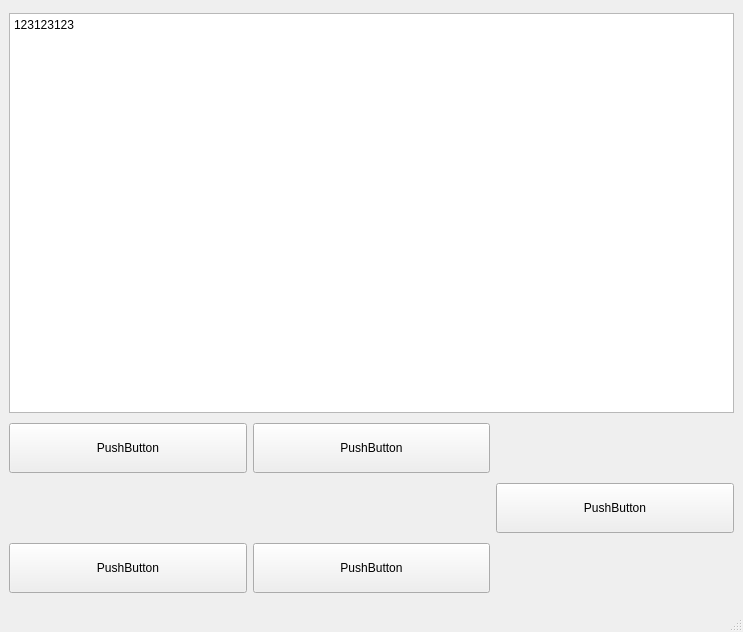
<?xml version="1.0" encoding="UTF-8"?>
<ui version="4.0">
 <class>MainWindow</class>
 <widget class="QMainWindow" name="MainWindow">
  <property name="geometry">
   <rect>
    <x>0</x>
    <y>0</y>
    <width>743</width>
    <height>632</height>
   </rect>
  </property>
  <property name="windowTitle">
   <string>MainWindow</string>
  </property>
  <widget class="QWidget" name="centralwidget">
   <layout class="QGridLayout" name="gridLayout">
    <item row="1" column="0">
     <widget class="QPushButton" name="pushButton">
      <property name="maximumSize">
       <size>
        <width>800</width>
        <height>50</height>
       </size>
      </property>
      <property name="text">
       <string>PushButton</string>
      </property>
     </widget>
    </item>
    <item row="4" column="1">
     <widget class="QPushButton" name="pushButton_4">
      <property name="maximumSize">
       <size>
        <width>800</width>
        <height>50</height>
       </size>
      </property>
      <property name="text">
       <string>PushButton</string>
      </property>
     </widget>
    </item>
    <item row="4" column="0">
     <widget class="QPushButton" name="pushButton_2">
      <property name="maximumSize">
       <size>
        <width>800</width>
        <height>50</height>
       </size>
      </property>
      <property name="text">
       <string>PushButton</string>
      </property>
     </widget>
    </item>
    <item row="1" column="1">
     <widget class="QPushButton" name="pushButton_3">
      <property name="maximumSize">
       <size>
        <width>800</width>
        <height>50</height>
       </size>
      </property>
      <property name="text">
       <string>PushButton</string>
      </property>
     </widget>
    </item>
    <item row="0" column="0" colspan="3">
     <widget class="QTextBrowser" name="textBrowser">
      <property name="maximumSize">
       <size>
        <width>800</width>
        <height>400</height>
       </size>
      </property>
      <property name="html">
       <string>&lt;!DOCTYPE HTML PUBLIC &quot;-//W3C//DTD HTML 4.0//EN&quot; &quot;http://www.w3.org/TR/REC-html40/strict.dtd&quot;&gt;
&lt;html&gt;&lt;head&gt;&lt;meta name=&quot;qrichtext&quot; content=&quot;1&quot; /&gt;&lt;style type=&quot;text/css&quot;&gt;
p, li { white-space: pre-wrap; }
&lt;/style&gt;&lt;/head&gt;&lt;body style=&quot; font-family:'SimSun'; font-size:9pt; font-weight:400; font-style:normal;&quot;&gt;
&lt;p style=&quot; margin-top:0px; margin-bottom:0px; margin-left:0px; margin-right:0px; -qt-block-indent:0; text-indent:0px;&quot;&gt;123123123&lt;/p&gt;&lt;/body&gt;&lt;/html&gt;</string>
      </property>
     </widget>
    </item>
    <item row="2" column="2">
     <widget class="QPushButton" name="pushButton_5">
      <property name="maximumSize">
       <size>
        <width>800</width>
        <height>50</height>
       </size>
      </property>
      <property name="text">
       <string>PushButton</string>
      </property>
     </widget>
    </item>
   </layout>
  </widget>
  <widget class="QMenuBar" name="menubar">
   <property name="geometry">
    <rect>
     <x>0</x>
     <y>0</y>
     <width>743</width>
     <height>24</height>
    </rect>
   </property>
  </widget>
  <widget class="QStatusBar" name="statusbar"/>
 </widget>
 <resources/>
 <connections/>
</ui>
